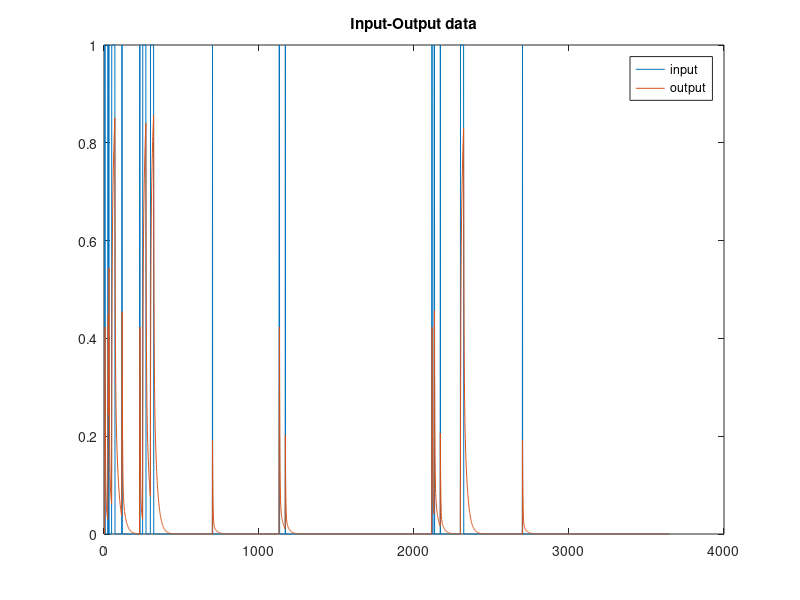

The MATLAB script that drew this image: (Note: this script raises an error after producing the figure.)
% mcat_eg2
%
% MCAT EXAMPLE 2 - PARALLEL LINEAR STORAGE MODEL

disp(' ')
disp('This example runs a monte-carlo sampling simulation of a')
disp('simple dynamic model (a parallel linear store), sets up')
disp('the data input matrices for MCAT, and then starts MCAT')
disp(' ')
disp('to see the code in this batch file open the file MCAT_EG2.m')
disp(' ')
disp('Hit any key to continue...');pause
disp(' ')

% model parameters
disp('The model parameters are: 1st store, residence time (rt1) = 3 and gain = 1')
disp('                        : 2nd store residence time (rt2) = 20 and gain = 1')
disp('50 % of the input passes through each linear store');disp(' ')
disp('Hit any key to continue...');pause;disp(' ')
rt1=3;		 		% residence time
gain1=1;				% gain
rt2=20;		 		% residence time
gain2=1;				% gain
split=0.5;			% percentage flow through upper store

disp('A synthetic input is generated as input to the parallel linear storage model')
disp('This model is then run to produce the output response (nb. no error is added)')
disp(' ')
disp('Hit any key to continue...');pause;disp(' ')

% generate a synthetic input
AA = 3650;
u=zeros(AA,1);
y1=u;
y2=u;
u(5:7)=[1 1 1];u(30:32)=[1 1 1];u(70)=1;
u(50:70)=[1 1 1 1 1 1 1 1 1 1 1 1 1 1 1 1 1 1 1 1 1];
u(300:320)=[1 1 1 1 1 1 1 1 1 1 1 1 1 1 1 1 1 1 1 1 1];u(700)=1;
u(115:117)=[1 1  1];u(1130:1132)=[1 1 1];u(1170)=1;
u(25:27)=[1 1 1];u(230:232)=[1 1 1];u(270)=1;
u(250:270)=[1 1 1 1 1 1 1 1 1 1 1 1 1 1 1 1 1 1 1 1 1];
u(2300:2320)=[1 1 1 1 1 1 1 1 1 1 1 1 1 1 1 1 1 1 1 1 1];u(2700)=1;
u(2115:2117)=[1 1  1];u(2130:2132)=[1 1 1];u(2170)=1;

% generate the system output
for i=2:AA
   y1(i)=(1-1/rt1)*y1(i-1)+(1/rt1)*gain1*u(i)*split; % discrete linear store;
   y2(i)=(1-1/rt2)*y2(i-1)+(1/rt2)*gain2*u(i)*(1-split); % discrete linear store;
end
y=y1+y2;

% plot data
hh=figure;
plot([u y]);
legend('input','output')
title('Input-Output data')
disp('Hit any key to continue...');pause
close(hh);

disp('A Monte-Carlo experiment is now carried out where 1000 sets of output data')
disp('are simulated using the model with parameters sampled from a uniform distribution')
disp(' ')
disp('The uniform distribution boundaries are: rt1 (2-10); gain1(0.5-2); rt2 (10-50); gain2(0.5-2)')
disp(' ');
disp('For each model (parameter set) a number of objectives are calculated by')
disp('comparing the model output with the ''real'' output. The objectives calculated')
disp('are the sum of the squared errors (sse), 1-the Nash and Sutcliffe Efficiency (nse)')
disp('and the root mean squared error of output values < 0.05 (rmselow)')
disp(' ')
disp('The variable, peak output, is also stored for input into MCAT')
disp(' ')
disp('Hit any key to continue...');pause;disp(' ')

% MC options
rt1lb    =2; 	% residence time uniform distribution lower bound
rt1up    =10; 	% residence time uniform distribution upper bound
gain1lb  =0.5;  % gain uniform distribution lower bound
gain1up  =2;  	% gain uniform distribution upper bound
rt2lb    =10; 	% residence time uniform distribution lower bound
rt2up    =50; 	% residence time uniform distribution upper bound
gain2lb  =0.5;  % gain uniform distribution lower bound
gain2up  =2;  	% gain uniform distribution upper bound
ns       =100; % no. of MC sims

% generate matrix of random samples from parameter distributions
rt1mc=(rand(ns,1)*(rt1up-rt1lb))+rt1lb;
gain1mc=(rand(ns,1)*(gain1up-gain1lb))+gain1lb;
rt2mc=(rand(ns,1)*(rt2up-rt2lb))+rt2lb;
gain2mc=(rand(ns,1)*(gain2up-gain2lb))+gain2lb;

% intialise output matrices (speeds program up)
sse=zeros(ns,1);nse=zeros(ns,1);FL=zeros(ns,1);peako=zeros(ns,1);abias=zeros(ns,1);
mct=zeros(ns,AA);
mct1=zeros(ns,AA);
mct2=zeros(ns,AA);
% run MC simulation
h = waitbar(0,'Running Monte-Carlo simulation, please wait...');
for k=1:ns
   for i=2:AA
      mct1(k,i)=(1-1/rt1mc(k))*mct1(k,i-1)+(1/rt1mc(k))*gain1mc(k)*u(i)*split; % discrete linear store;
      mct2(k,i)=(1-1/rt2mc(k))*mct2(k,i-1)+(1/rt2mc(k))*gain2mc(k)*u(i)*(1-split); % discrete linear store;
   end
   mct(k,:)=mct1(k,:)+mct2(k,:);
   e=y-mct(k,:)';
   sse(k)=sum(e.^2);
   nse(k)=(var(e)/var(y)); % 1-Nash and Sutcliffe Efficiency (coefficient of determination)   
   
   hl=zeros(ns,1);
   for i=1:length(y)
      if y(i)<0.05 % only consider time steps with flow below 0.05
         hl(i)=1;
      end
   end
   [I]=find(hl==1); % find the positions with values equal to 1 
   FL(k)=sqrt(mean((e(I)).^2)); % RMSE for low flow period
   clear I
   
   peako(k)=max(mct(k,:));
   
   waitbar(k/ns);
end
close(h);

disp('setting up the data input matrices for MCAT, and starting MCAT')
disp(' ')
disp('Hit any key to continue...');pause;disp(' ')

% set up input for MCAT
pars=[rt1mc rt2mc gain1mc gain2mc];	        % MC parameter matrix [no. of sims x no. of pars]
crit=[sse nse FL]; 	                        % MC criteria matrix [no. of sims x no. of criteria]
vars=[peako];			                    % MC variable matrix [no. of sims x no. of pars]
mct=mct;					                % MC ouput time-series matrix [no. of sims x no. of samples]
obs=y;					                    % observed time-series vector [no. of samples x 1]
id='parallel linear storage model example';	% descriptor [string]
pstr=str2mat('rt1','rt2','gain1','gain2');	% parameter names [string matrix - use str2mat to create]
cstr=str2mat('sse','nse','rmselow');		% criteria names [string matrix - use str2mat to create]
vstr=str2mat('peak output');			    % variable names [string matrix - use str2mat to create]
dt=1440;										% sampling interval in minutes
t=[];										% time vector if irregularly spaced samples

% start MCAT
mcat(pars,crit,vars,mct,[],obs,id,pstr,cstr,vstr,dt,t);

